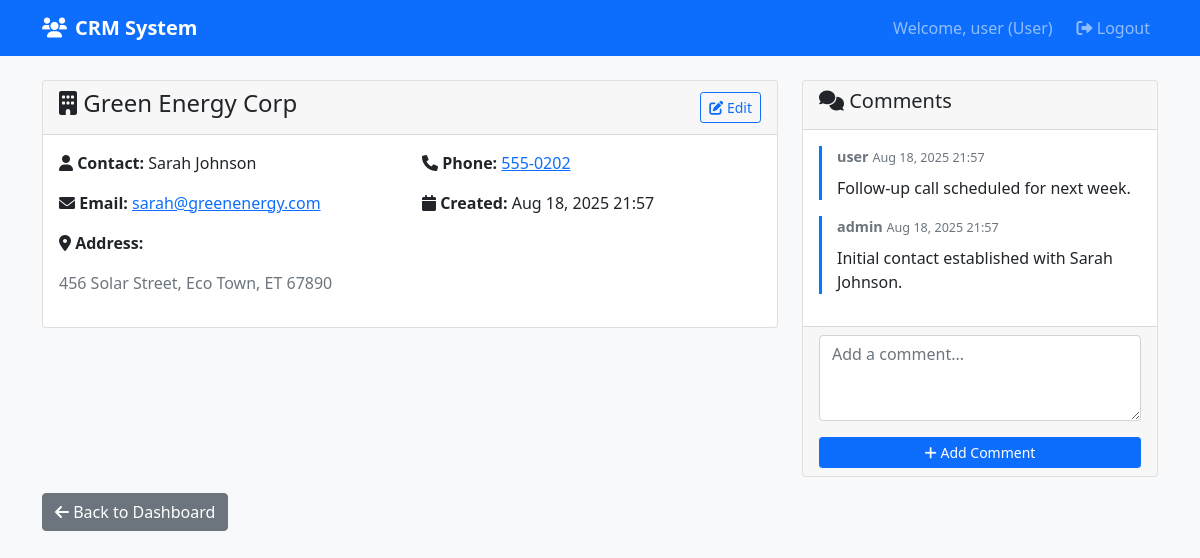
Page /customer/2/ (signed in) on the committed database.
### crm/models.py (models this page shows, shortened)
class User(AbstractUser):
    USER_TYPES = (
        ('admin', 'Admin'),
        ('user', 'User'),
        ('viewer', 'Viewer'),
    )
    user_type = models.CharField(max_length=10, choices=USER_TYPES, default='viewer')

class Customer(models.Model):
    business_name = models.CharField(max_length=200)
    contact_name = models.CharField(max_length=100)
    email = models.EmailField()
    phone = models.CharField(max_length=20)
    address = models.TextField()
    created_at = models.DateTimeField(auto_now_add=True)
    updated_at = models.DateTimeField(auto_now=True)
    created_by = models.ForeignKey(User, on_delete=models.CASCADE, related_name='customers_created')
    class Meta:
        ordering = ['-created_at']

class Comment(models.Model):
    customer = models.ForeignKey(Customer, on_delete=models.CASCADE, related_name='comments')
    user = models.ForeignKey(User, on_delete=models.CASCADE)
    text = models.TextField()
    created_at = models.DateTimeField(auto_now_add=True)
    class Meta:
        ordering = ['-created_at']

### crm/views.py (the view)
# urls.py: path('customer/<int:pk>/', views.customer_detail, name='customer_detail'),
@login_required
def customer_detail(request, pk):
    customer = get_object_or_404(Customer, pk=pk)
    comments = customer.comments.all()[:20]  # Latest 20 comments
    if request.method == 'POST' and request.user.user_type in ['admin', 'user']:
        comment_form = CommentForm(request.POST)
        if comment_form.is_valid():
            comment = comment_form.save(commit=False)
            comment.customer = customer
            comment.user = request.user
            comment.save()
            return redirect('customer_detail', pk=pk)
    else:
        comment_form = CommentForm()
    context = {
        'customer': customer,
        'comments': comments,
        'comment_form': comment_form,
        'user_type': request.user.user_type,
    }
    return render(request, 'crm/customer_detail.html', context)

### crm/forms.py
class CommentForm(forms.ModelForm):
    class Meta:
        model = Comment
        fields = ['text']
        widgets = {
            'text': forms.Textarea(attrs={
                'class': 'form-control',
                'rows': 3,
                'placeholder': 'Add a comment...'
            })
        }

### crm/templates/crm/customer_detail.html (shortened to what this page needs)
{% extends 'crm/base.html' %}
{% block content %}
<div class="row">
    <div class="col-md-8">
        <div class="card">
            <div class="card-header d-flex justify-content-between align-items-center">
                <h4><i class="fas fa-building"></i> {{ customer.business_name }}</h4>
                <div>
                    {% if user_type == 'admin' or user_type == 'user' %}
                    <a href="{% url 'customer_edit' customer.pk %}" class="btn btn-outline-primary btn-sm">
                        <i class="fas fa-edit"></i> Edit
                    </a>
                    {% endif %}
                </div>
            </div>
            <div class="card-body">
                <div class="row">
                    <div class="col-md-6">
                        <p><strong><i class="fas fa-user"></i> Contact:</strong> {{ customer.contact_name }}</p>
                        <p><strong><i class="fas fa-envelope"></i> Email:</strong>
                           <a href="mailto:{{ customer.email }}">{{ customer.email }}</a></p>
                    </div>
                    <div class="col-md-6">
                        <p><strong><i class="fas fa-phone"></i> Phone:</strong>
                           <a href="tel:{{ customer.phone }}">{{ customer.phone }}</a></p>
                        <p><strong><i class="fas fa-calendar"></i> Created:</strong>
                           {{ customer.created_at|date:"M d, Y H:i" }}</p>
                    </div>
                </div>
                <div class="row">
                    <div class="col-12">
                        <p><strong><i class="fas fa-map-marker-alt"></i> Address:</strong></p>
                        <p class="text-muted">{{ customer.address }}</p>
                    </div>
                </div>
            </div>
        </div>
    </div>
    <div class="col-md-4">
        <div class="card">
            <div class="card-header">
                <h5><i class="fas fa-comments"></i> Comments</h5>
            </div>
            <div class="card-body" style="max-height: 500px; overflow-y: auto;">
                {% for comment in comments %}
                <div class="comment-item">
                    <div class="comment-meta">
                        <strong>{{ comment.user.username }}</strong>
                        <small>{{ comment.created_at|date:"M d, Y H:i" }}</small>
                    </div>
                    <p class="mt-2">{{ comment.text }}</p>
                </div>
                {% empty %}
                <p class="text-muted">No comments yet.</p>
                {% endfor %}
            </div>
            {% if user_type == 'admin' or user_type == 'user' %}
            <div class="card-footer">
                <form method="post">
                    <div class="mb-3">
                        {{ comment_form.text }}
                    </div>
                    <button type="submit" class="btn btn-primary btn-sm w-100">
                        <i class="fas fa-plus"></i> Add Comment
                    </button>
                </form>
            </div>
            {% endif %}
        </div>
    </div>
</div>
<div class="mt-3">
    <a href="{% url 'dashboard' %}" class="btn btn-secondary">
        <i class="fas fa-arrow-left"></i> Back to Dashboard
    </a>
</div>
{% endblock %}

### crm/templates/crm/base.html (shortened to what this page needs)
<!DOCTYPE html>
<html lang="en">
<head>
    <link href="https://cdn.jsdelivr.net/npm/bootstrap@5.1.3/dist/css/bootstrap.min.css" rel="stylesheet">
    <link href="https://cdnjs.cloudflare.com/ajax/libs/font-awesome/6.0.0/css/all.min.css" rel="stylesheet">
</head>
<body class="bg-light">
    {% if user.is_authenticated %}
    <nav class="navbar navbar-expand-lg navbar-dark bg-primary">
        <div class="container">
            <a class="navbar-brand" href="{% url 'dashboard' %}">
                <i class="fas fa-users me-2"></i>CRM System
            </a>
            <div class="navbar-nav ms-auto">
                <span class="navbar-text me-3">
                    Welcome, {{ user.username }} ({{ user.user_type|title }})
                </span>
                <a class="nav-link" href="{% url 'logout' %}">
                    <i class="fas fa-sign-out-alt"></i> Logout
                </a>
            </div>
        </div>
    </nav>
    {% endif %}
    <div class="container mt-4">
        {% block content %}
        {% endblock %}
    </div>
</body>
</html>

### crm/templates/crm/base.html (style rules this page uses)
.navbar-brand { font-weight: bold; }
.comment-item { border-left: 3px solid #007bff; padding-left: 15px; margin-bottom: 15px; }
.comment-meta { font-size: 0.9em; color: #6c757d; }

### rows in the picture
User: username "user", user_type "User"
Customer: business_name "Green Energy Corp", contact_name "Sarah Johnson", email "sarah@greenenergy.com", phone "555-0202", created_at "Aug 18, 2025 21:57", address "456 Solar Street, Eco Town, ET 67890"
Comment: user.username "user", created_at "Aug 18, 2025 21:57", text "Follow-up call scheduled for next week."
Comment: user.username "admin", created_at "Aug 18, 2025 21:57", text "Initial contact established with Sarah Johnson."
